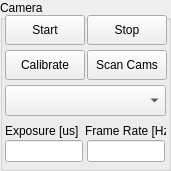
     <widget class="QGroupBox" name="groupBox_CameraControl">
      <property name="geometry">
       <rect>
        <x>740</x>
        <y>10</y>
        <width>171</width>
        <height>171</height>
       </rect>
      </property>
      <property name="title">
       <string>Camera</string>
      </property>
      <widget class="QPushButton" name="pushButton_CameraStart">
       <property name="geometry">
        <rect>
         <x>5</x>
         <y>15</y>
         <width>80</width>
         <height>30</height>
        </rect>
       </property>
       <property name="font">
        <font>
         <pointsize>9</pointsize>
        </font>
       </property>
       <property name="text">
        <string>Start</string>
       </property>
      </widget>
      <widget class="QPushButton" name="pushButton_CameraStop">
       <property name="geometry">
        <rect>
         <x>87</x>
         <y>15</y>
         <width>80</width>
         <height>30</height>
        </rect>
       </property>
       <property name="font">
        <font>
         <pointsize>9</pointsize>
        </font>
       </property>
       <property name="text">
        <string>Stop</string>
       </property>
      </widget>
      <widget class="QPushButton" name="pushButton_CameraCalibrate">
       <property name="geometry">
        <rect>
         <x>5</x>
         <y>50</y>
         <width>80</width>
         <height>30</height>
        </rect>
       </property>
       <property name="font">
        <font>
         <pointsize>9</pointsize>
        </font>
       </property>
       <property name="text">
        <string>Calibrate</string>
       </property>
      </widget>
      <widget class="QComboBox" name="comboBoxDropDown_Cameras">
       <property name="geometry">
        <rect>
         <x>5</x>
         <y>85</y>
         <width>161</width>
         <height>31</height>
        </rect>
       </property>
      </widget>
      <widget class="QLineEdit" name="lineEdit_CameraFrameRate">
       <property name="geometry">
        <rect>
         <x>87</x>
         <y>140</y>
         <width>78</width>
         <height>22</height>
        </rect>
       </property>
      </widget>
      <widget class="QLineEdit" name="lineEdit_CameraExposureTime">
       <property name="geometry">
        <rect>
         <x>5</x>
         <y>140</y>
         <width>78</width>
         <height>22</height>
        </rect>
       </property>
      </widget>
      <widget class="QLabel" name="label_CameraExposureTime_2">
       <property name="geometry">
        <rect>
         <x>5</x>
         <y>120</y>
         <width>81</width>
         <height>22</height>
        </rect>
       </property>
       <property name="text">
        <string>Exposure [us]</string>
       </property>
      </widget>
      <widget class="QLabel" name="label_CameraFrameRate">
       <property name="geometry">
        <rect>
         <x>85</x>
         <y>120</y>
         <width>81</width>
         <height>22</height>
        </rect>
       </property>
       <property name="text">
        <string>Frame Rate [Hz]</string>
       </property>
      </widget>
      <widget class="QPushButton" name="pushButton_CameraScan">
       <property name="geometry">
        <rect>
         <x>87</x>
         <y>50</y>
         <width>80</width>
         <height>30</height>
        </rect>
       </property>
       <property name="font">
        <font>
         <pointsize>9</pointsize>
        </font>
       </property>
       <property name="text">
        <string>Scan Cams</string>
       </property>
      </widget>
     </widget>
